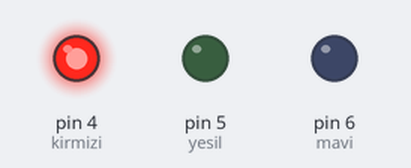
Simulated run of this sketch. Board: Arduino Uno, built with avr-gcc and run on an emulated ATmega328P. Parts: output pins drawn as LEDs (lit = HIGH).

Above: at 0.5 s.
At 1.5 s:
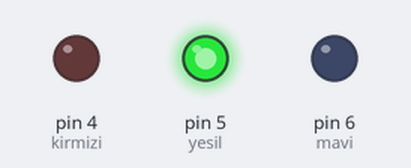
At 5.5 s:
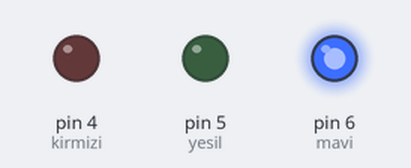
Timing chart, 0 to 6.9 s (numbered marks = the images above):
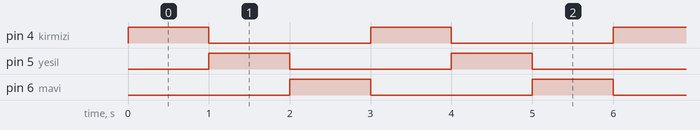

Measured:
- by itself, pin 4 (kirmizi), pin 5 (yesil), pin 6 (mavi): alternates HIGH for 1.0 s and LOW for 2.0 s
- by itself, everything shown: repeats every 3.0 s, in 3 steps

The sketch:

RGB_Led.ino
```cpp
/*
  RGB Led

  Düzenleme 27.12.2020 - Uğur Koyun
  Düzenleme 09.01.2024 - Yusuf Enes TATAR

  Bu örnek kod PHOTON TECHNOLOGY tarafından kamuya sunulmuştur.

  https://github.com/PhotonTechnologyCodeSpace/Beta-Board

*/

// Ledler için pin tanımlamaları yapıldı.
#define kirmizi 4
#define yesil 5
#define mavi 6

void setup() {
  //Bütüün led pinleri çıkış olarak ayarlandı
  pinMode(kirmizi, OUTPUT);
  pinMode(yesil, OUTPUT);
  pinMode(mavi, OUTPUT);
}

void loop() {
  //Tüm ledlerin 1 sn arayla yanıp sönmesi için bir kod bloğu oluşturuldu.
  digitalWrite(kirmizi, HIGH);
  digitalWrite(mavi, LOW);
  delay(1000);
  digitalWrite(kirmizi, LOW);
  digitalWrite(yesil, HIGH);
  delay(1000);
  digitalWrite(yesil, LOW);
  digitalWrite(mavi, HIGH);
  delay(1000);
}
```
